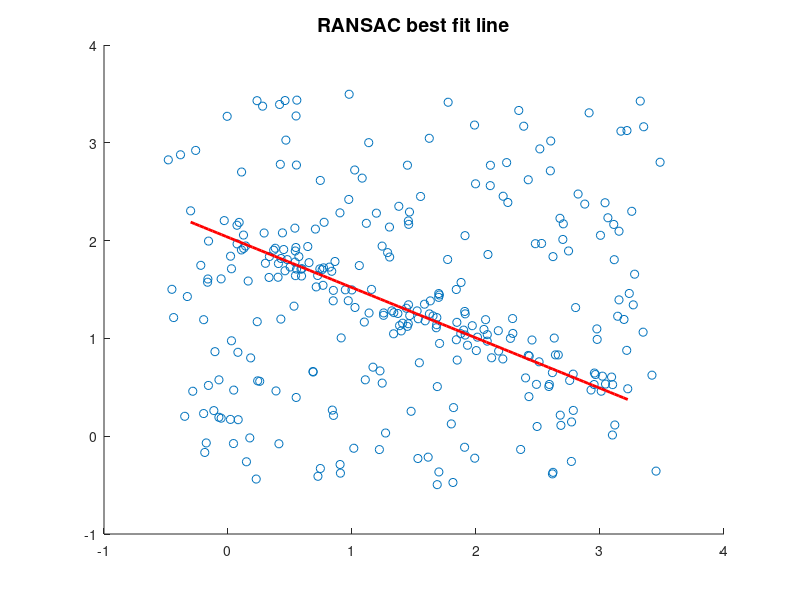

Reproduce this figure in MATLAB. (Note: this script raises an error after producing the figure.)
function [num_questions] = hw12()

close all;
clc;
num_questions = 0;
addpath('../hw9/');


% Create an output dir to save the images
if ~exist('output', 'dir')
    mkdir('output');
end

rng(577);

%% Part A
fprintf("Part A\n")

% Load data
data = load('line_data_2.txt');
x = data(:,1); y = data(:,2);

% Fit a line using RANSAC
inliers = fit_ransac(data, 2, 100, 0.2, 75);

% Fit line to inliers using homogeneous least squares
x_coords = inliers(:,1); y_coords = inliers(:,2);
one = ones(size(x_coords, 1), 1);
A = [x_coords, y_coords, one];
[~, ~, V] = svd(A);
vals = V(:,end);                % Coefficients a, b, c of ax + by + c = 0
a = vals(1); b = vals(2); c = vals(3);

% Estimate best fit line
x_fit = linspace(min(x_coords), max(x_coords), 100);
y_fit = -(a * x_fit + c) / b;

% Calculate error using perpendicular distance
error = sum(abs(a * x_coords + b * y_coords + c) / sqrt(a^2 + b^2));
fprintf('Line Equation: %.3fx + %.3fy + %.3f = 0\n', a, b, c);
fprintf('Error (sum of perpendicular distances): %.2f\n', error);
fprintf('Number of inliers: %d out of %d points\n', length(inliers), length(x));

% Create the plot
f1 = figure('visible','off');
scatter(x, y); hold on;
plot(x_fit, y_fit, 'r', 'LineWidth', 2);
title('RANSAC best fit line','FontSize',14); hold off;
exportgraphics(f1, 'output/f1_ransac.png', 'Resolution', 200);


num_questions = num_questions + 1;

%% Part B
fprintf("\nPart B\n")

% Label the matching points manually
% [slideI,frameI] = loadAndPadBWImgPairs('slide3.tiff','frame3.jpg');
% figure;
% subplot(1,2,1);
% imshow(uint8(slideI));
% subplot(1,2,2);
% imshow(uint8(frameI));
% datacursormode on;


% DLT Homography Calculation and RMS Error
mxSmps = 10;
pointsInPlane = [4, 5, 6];              % Different n-points for DLT
errors = zeros(length(pointsInPlane));

for p = 1:length(pointsInPlane)
    % Generate random points in [0,1]x[0,1]
    nPnts = pointsInPlane(p);
    srcPoints = rand(mxSmps, 2);
    % Compute homography using DLT with n-points
    H_est = computeHomographyDLT(srcPoints(1:nPnts),srcPoints(1:nPnts));
    mappedPoints = applyHomography(H_est, srcPoints);
    % Calculate RMS error
    errors(p) = sqrt(mean(sum((mappedPoints - srcPoints).^2, 2)));
end

% Report average RMS error
avgErrors = errors; %mean(errors, 2);
for i = 1:length(pointsInPlane)
    fprintf('RMS Error for %d points (avg over 10 trials): %.3f\n', pointsInPlane(i), avgErrors(i));
end


% Process manually clicked points
for i = 1:3
    slide_name = strcat('slide', int2str(i), '.tiff');
    frame_name = strcat('frame', int2str(i), '.jpg');
    [col_slide, col_frame] = loadAndPadColorImgPairs(slide_name, frame_name);

    % Load points
    spoints = load(strcat('matches/slide', int2str(i), '.txt'));
    fpoints = load(strcat('matches/frame', int2str(i), '.txt'));
    xoffset = size(col_slide,2);

    % Subset of 4 points for homography
    srcPoints = spoints(4:7, :);
    destPoints = fpoints(4:7, :);

    % Compute homography using DLT
    H_est = computeHomographyDLT(srcPoints, destPoints);

    % Map all points using the estimated homography
    mappedPoints = applyHomography(H_est, spoints);

    % Visualization
    fg = figure('visible','off'); 
    imshow([col_slide,col_frame],[]); hold on;
    line([spoints(:,1)';mappedPoints(:,1)'+xoffset], [spoints(:,2)';mappedPoints(:,2)'],'color','yellow','LineWidth',1);
    scatter([spoints(:,1)';mappedPoints(:,1)'+xoffset], [spoints(:,2)';mappedPoints(:,2)'],200,'rs');
    scatter(fpoints(:,1)'+xoffset, fpoints(:,2)', 'm', 'filled'); hold off;
    fgname = sprintf('output/f%d_dlt_homo_fg_%d.png',1+i,i);
    exportgraphics(fg, fgname, 'Resolution', 200);
end


num_questions = num_questions + 1;


%% Part C
fprintf("\nPart C\n")

for i = 1:3
    path1 = strcat('slide', int2str(i), '.tiff');
    path2 = strcat('frame', int2str(i), '.jpg');
    mult = 1; N = 1; lw = 1; prune = true;
    distType = 'euclidean'; lc = 'y'; pct = 0.5;

    [col_slide,col_frame] = loadAndPadColorImgPairs(path1,path2);
    [slide,frame] = loadAndPadBWImgPairs(path1, path2);
    
    % Compute the SIFT features
    [f4_slide, d128_slide] = vl_sift(slide);
    [f4_frame, d128_frame] = vl_sift(frame);

    % vertical offset that checks the height of the image.
    offset = size(slide,2);
    
    % Get the index of the shortest euclidean distance
    [idxSlide,idxFrame] = smallestPercentageDistances(d128_slide,d128_frame,pct,distType,prune);

    % Subsample 30% points every N times
    idxSlide = idxSlide(1:N:end);
    idxFrame = idxFrame(1:N:end);

    spoints = f4_slide(1:2,idxSlide);
    fpoints = f4_frame(1:2,idxFrame);
    
    % Select 6 SIFT points for DLT Homography
    srcPoints = spoints';
    destPoints = fpoints';

    % Compute homography using DLT and RANSAC
    % H_est = computeHomographyDLT(srcPoints, destPoints);
    [H_rest, inlierIdx] = homographyWithRANSAC(srcPoints, destPoints, 30, 100);

    % Compute RMS errors
    rmsWithoutRANSAC = computeRMSError(srcPoints, destPoints, computeHomographyDLT(srcPoints, destPoints));
    rmsWithRANSAC = computeRMSError(srcPoints(inlierIdx, :), destPoints(inlierIdx, :), H_rest);
    
    % Print results
    fprintf('Image pair %d\n', i);
    fprintf('RMS Error without RANSAC: %.2f\n', rmsWithoutRANSAC);
    fprintf('RMS Error with RANSAC: %.3f\n', rmsWithRANSAC);
    
    % Map all points using the estimated homography
    mappedPoints = applyHomography(H_rest, spoints(:,inlierIdx)');
    
    fg = figure('visible','off');
    imshow([col_slide,col_frame],[]); hold on;
    line([spoints(1,inlierIdx);mappedPoints(:,1)'+offset], [spoints(2,inlierIdx);mappedPoints(:,2)'],'color','yellow','LineWidth',lw);
    scatter([spoints(1,inlierIdx);mappedPoints(:,1)'+offset], [spoints(2,inlierIdx);mappedPoints(:,2)'],200,'rs');
    fgname = sprintf('output/f%d_sift_dlt_homo_fg_%d.png',4+i,i);
    exportgraphics(fg, fgname, 'Resolution', 200);
end

num_questions = num_questions + 1;

end


%% Part A
function [inliers] = fit_ransac(data, n, k, threshold, d)
    numPoints = size(data, 1);
    bestInliers = [];
    
    for i = 1:k
        % Randomly sample 2 points
        indices = randperm(numPoints, n);
        sample = data(indices, :);
        
        % Fit a line to the sampled points
        [m, c] = fitLine(sample);
        
        % Calculate distances of all points to the line
        distances = abs(m * data(:,1) - data(:,2) + c) ./ sqrt(m^2 + 1);
        
        % Find inliers
        closePoints = data(distances <= threshold, :);
        
        % Update best model if it has more inliers
        if size(closePoints, 1) > size(bestInliers, 1) && size(closePoints, 1) >= d
            bestInliers = closePoints;
        end
    end
    
    inliers = bestInliers;
end

% Function: Fit a line given two points
function [m, b] = fitLine(sample)
    point1 = sample(1, :);
    point2 = sample(2, :);
    m = (point2(2) - point1(2)) / (point2(1) - point1(1));
    b = point1(2) - m * point1(1);
end

%% Part B
function [img] = loadSiftImg(path)
    % Load image and convert to B&W for SIFT analysis
    img = imread(path);
    if size(img, 3) == 3
        img = rgb2gray(img);
    elseif size(img, 3) == 4
        img = rgb2gray(img(:,:,1:3));
    end
    img = single(img);
end

function [padIm1,padIm2] = padSiftImg(img1,img2)
    % Pad input B&W image arrays to get equal sizes for plotting SIFT
    % results

    % Get sizes of both images
    [h1, w1] = size(img1);
    [h2, w2] = size(img2);

    % Find target dimensions (maximum in each dimension)
    th = max(h1, h2);
    tw = max(w1, w2);

    padIm1 = zeros(th, tw,'like',img1);
    padIm2 = zeros(th, tw,'like',img2);

    padIm1(1:h1,1:w1) = img1;
    padIm2(1:h2,1:w2) = img2;
end

function [padIm1,padIm2] = loadAndPadBWImgPairs(path1,path2)
    slide = loadSiftImg(path1);
    frame = loadSiftImg(path2);
    [padIm1,padIm2] = padSiftImg(slide,frame);
end

function [padIm1,padIm2] = loadAndPadColorImgPairs(path1,path2)
    % Load color images for plotting purposes only
    % Images are zero-padded to maintain equal sizes
    % SIFT works with B&W images so no analysis is performed on these
    % images
    img1 = imread(path1);
    img2 = imread(path2);

    % Fix issues with alpha and grayscale inconsistency
    if size(img1, 3) == 1
        img1 = double(repmat(img1, [1, 1, 3]));
    elseif size(img1, 3) == 4
        img1 = double(img1(:,:,1:3));
    else
        img1 = double(img1);
    end
    
    if size(img2, 3) == 1
        img2 = double(repmat(img2, [1, 1, 3]));
    elseif size(img2, 3) == 4
        img2 = double(img2(:,:,1:3));
    else
        img2 = double(img2);
    end

    % Get sizes of both images
    [h1, w1, ~] = size(img1);
    [h2, w2, c] = size(img2);

    % Find target dimensions (maximum in each dimension)
    th = max(h1, h2);
    tw = max(w1, w2);

    padIm1 = zeros(th, tw, c,'like',img1);
    padIm2 = zeros(th, tw, c,'like',img2);

    padIm1(1:h1,1:w1,:) = img1;
    padIm2(1:h2,1:w2,:) = img2;
    
    % Convert because it seems to plot weirdly for some reason
    padIm1 = uint8(padIm1);
    padIm2 = uint8(padIm2);
end

function destPoints = applyHomography(H, srcPoints)
    % Apply homography to points
    srcPointsHomog = [srcPoints, ones(size(srcPoints, 1), 1)]';
    destPointsHomog = H * srcPointsHomog;
    destPoints = (destPointsHomog(1:2, :) ./ destPointsHomog(3, :))';
end

function H = computeHomographyDLT(srcPoints, destPoints)
    % Ensure points are in homogeneous coordinates
    n = size(srcPoints, 1);
    A = zeros(2*n, 9);

    for i = 1:n
        x = srcPoints(i, 1);
        y = srcPoints(i, 2);
        xp = destPoints(i, 1);
        yp = destPoints(i, 2);

        A(2*i-1, :) = [-x, -y, -1, 0, 0, 0, x*xp, y*xp, xp];
        A(2*i, :)   = [0, 0, 0, -x, -y, -1, x*yp, y*yp, yp];
    end

    [~, ~, V] = svd(A);
    H = reshape(V(:, end), [3, 3])'; % Last column of V reshaped
    H = H / H(3, 3);                 % Normalize H
end

%% Part C
function [idxs1,idxs2] = smallestEuclideanDist(feat1, feat2)
    % Compute the shortest pairwise euclidean distance matrix between feat1 and feat2
    % feat1 and feat2 are the (n,128)-element feature vectors
    % Transpose is used because `pdist2` requires the number of columns to be equal
    distances = pdist2(double(feat1'), double(feat2'), 'euclidean');
    distances(distances==0) = inf;

    % Find the minimum value and its indices
    minVal = min(distances(:));
    [idxs1, idxs2] = find(distances == minVal);
end

function [idx_ft1, idx_ft2] = smallestPercentageDistances(feat1,feat2,pct,type,prune)
    % feat1 and feat2 - SIFT 128-element vectors for both images
    % pct - top n percentage of key points that should be plotted
    % type - distance type argument. Valid args are euclidean, cosine and chisquare
    % prune - filter the points by Lowe's ratio

    % Find the best percentage of key points
    if nargin < 3 || isempty(pct)
        pct = 0.2;
    end
    if nargin < 4 || isempty(type)
        type = 'euclidean';
    end
    if nargin < 5 || isempty(prune)
        prune = false;
    end
    
    % ---------------------    
    matches = zeros(size(feat1, 2), 2);
    matches(:, 1) = 1:size(feat1, 2);
    % Compute the distance to n nearest neighbors
    if strcmp(type, 'euclidean') || strcmp(type, 'cosine')
        [idxs, dist] = knnsearch(double(feat2'), double(feat1'),'K',2,'Distance',type);
    elseif strcmp(type, 'chisquare')
        eps = 1e-5;   % Epsilon to avoid division by zero
        chi2_dist_fun = @(x, y) 0.5 * sum((x - y).^2 ./ (x + y + eps), 2);
        [idxs, dist] = knnsearch(double(feat2'), double(feat1'),'K',2,'Distance',chi2_dist_fun);
    else
        [idxs, dist] = knnsearch(double(feat2'), double(feat1'),'K',2,'NSMethod', 'kdtree');
    end
    matches(:, 2) = idxs(:, 1);

    % Calculate Lowe's ratio
    confidences = dist(:, 1) ./ dist(:, 2);
    if prune
        goodMatches = (confidences <= 0.8);
        matches = matches(goodMatches, :);
        confidences = confidences(goodMatches);
    end

    % Sort the matches so that the most confident onces are at the top of the list
    [~, ind] = sort(confidences, 'ascend');
    matches = matches(ind, :);
    
    numTop = round(pct * length(ind)); % Number of points in the top pct
    % Keep only the top percentage of matches
    selectedMatches = matches(1:numTop, :);
    idx_ft1 = selectedMatches(:,1);
    idx_ft2 = selectedMatches(:,2);
end

function [H_ransac, inlierIdx] = homographyWithRANSAC(srcPoints, destPoints, threshold, maxIter)
    % Inputs:
    %   srcPoints  - Nx2 matrix of source points
    %   destPoints - Nx2 matrix of destination points
    %   threshold  - Distance threshold for inliers
    %   maxIter    - Maximum number of RANSAC iterations
    % Outputs:
    %   H_ransac   - Homography matrix computed with inliers
    %   inlierIdx  - Logical index of inliers

    numPoints = size(srcPoints, 1);
    bestInliers = 0;
    bestH = eye(3);

    for i = 1:maxIter
        % Randomly sample 4 points
        idx = randperm(numPoints, 4);
        sampledSrc = srcPoints(idx, :);
        sampledDest = destPoints(idx, :);

        % Compute homography for the sampled points
        H = computeHomographyDLT(sampledSrc, sampledDest);

        % Map all source points using the estimated homography
        mappedPoints = applyHomography(H, srcPoints);

        % Compute reprojection error
        errors = sqrt(sum((mappedPoints - destPoints).^2, 2));

        % Find inliers
        inlierIdx = errors < threshold;
        numInliers = sum(inlierIdx);

        % Update the best model if current one has more inliers
        if numInliers > bestInliers
            bestInliers = numInliers;
            bestH = H;
        end
    end

    % Recompute homography using all inliers
    finalInlierIdx = errors < threshold;
    H_ransac = computeHomographyDLT(srcPoints(finalInlierIdx, :), destPoints(finalInlierIdx, :));
    inlierIdx = finalInlierIdx;
end

function error = computeRMSError(srcPoints, destPoints, H)
    mappedPoints = applyHomography(H, srcPoints);
    error = sqrt(mean(sum((mappedPoints - destPoints).^2, 2)));
end